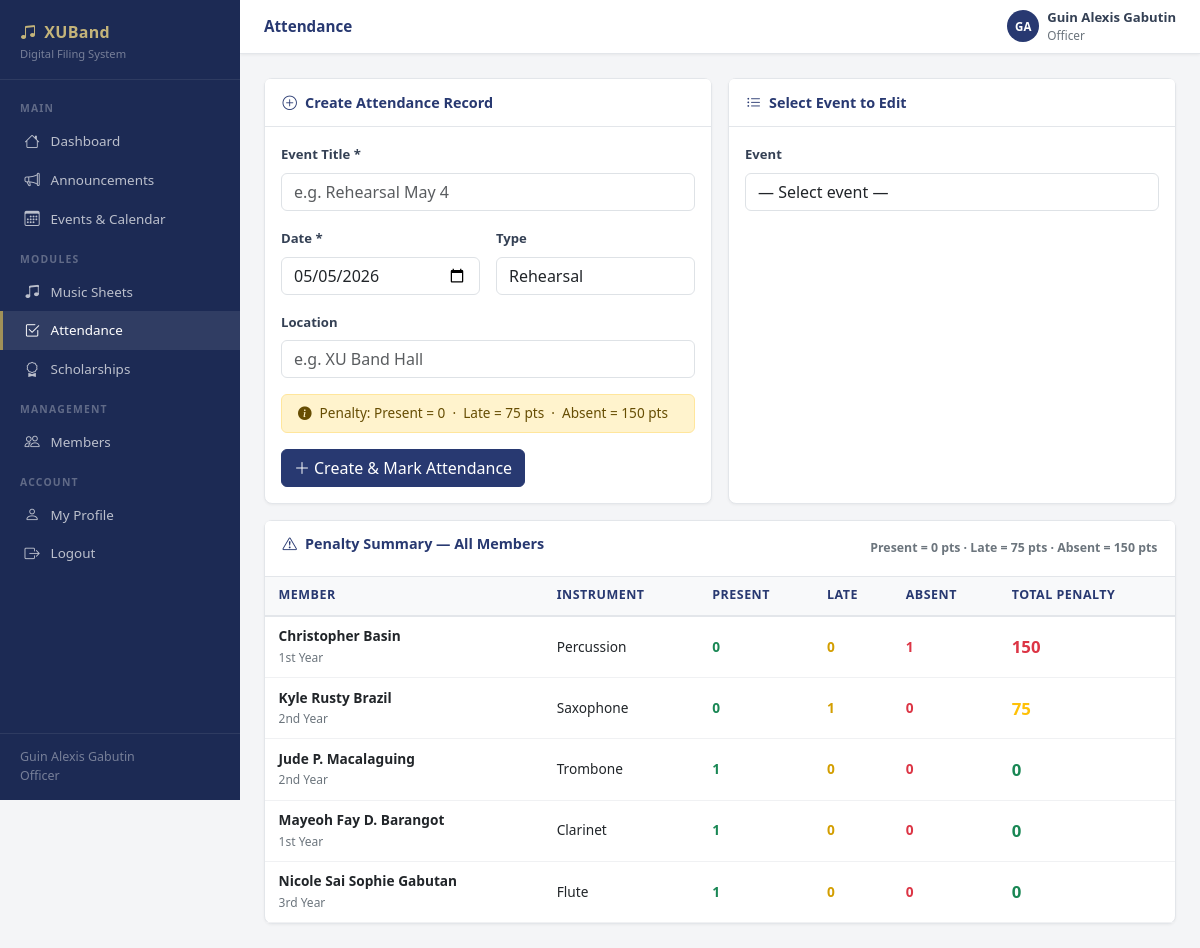
Screenshot of /attendance.php (signed in) with the database file from the repository.
### tables this page shows
CREATE TABLE IF NOT EXISTS users (
    id INT AUTO_INCREMENT PRIMARY KEY,
    name VARCHAR(100) NOT NULL,
    email VARCHAR(150) NOT NULL UNIQUE,
    password_hash VARCHAR(255) NOT NULL,
    role ENUM('moderator','officer','member') NOT NULL DEFAULT 'member',
    instrument VARCHAR(100) DEFAULT NULL,
    year_level VARCHAR(20) DEFAULT NULL,
    student_id VARCHAR(50) DEFAULT NULL,
    contact_number VARCHAR(20) DEFAULT NULL,
    status ENUM('active','inactive') NOT NULL DEFAULT 'active',
    profile_notes TEXT DEFAULT NULL,
    created_at DATETIME NOT NULL DEFAULT CURRENT_TIMESTAMP,
    updated_at DATETIME NOT NULL DEFAULT CURRENT_TIMESTAMP ON UPDATE CURRENT_TIMESTAMP
);

### includes/auth.php (called while the page is built, shortened)
<?php
require_once __DIR__ . '/db.php';
function isLoggedIn(): bool {
    return !empty($_SESSION['user_id']);
}
function currentUser(): ?array {
    return [
        'id'    => $_SESSION['user_id'],
        'name'  => $_SESSION['user_name'],
        'role'  => $_SESSION['user_role'],
        'email' => $_SESSION['user_email'],
    ];
}

### includes/db.php (called while the page is built, shortened)
<?php
function getDB(): PDO {
    static $pdo = null;
    if ($pdo === null) {
        $host = DB_HOST === 'localhost' ? '127.0.0.1' : DB_HOST;
        $dsn = 'mysql:host=' . $host . ';port=' . DB_PORT . ';dbname=' . DB_NAME . ';charset=utf8mb4';
        try {
            $pdo = new PDO($dsn, DB_USER, DB_PASS, [
                PDO::ATTR_ERRMODE            => PDO::ERRMODE_EXCEPTION,
                PDO::ATTR_DEFAULT_FETCH_MODE => PDO::FETCH_ASSOC,
                PDO::ATTR_EMULATE_PREPARES   => false,
                PDO::ATTR_TIMEOUT            => 10,
            ]);
        } catch (PDOException $e) {
            http_response_code(500);
            die(json_encode(['error' => 'Database connection failed: ' . $e->getMessage()]));
        }
    }
    return $pdo;
}
function dbQuery(string $sql, array $params = []): array {
    $stmt = getDB()->prepare($sql);
    $stmt->execute($params);
    return $stmt->fetchAll();
}

### includes/helpers.php (called while the page is built, shortened)
<?php
function h(mixed $val): string {
    return htmlspecialchars((string)$val, ENT_QUOTES | ENT_HTML5, 'UTF-8');
}
function penaltyClass(int $points): string {
    if ($points === 0)   return 'text-success';
    if ($points <= 75)   return 'text-warning';
    return 'text-danger';
}
function penaltyColor(float $points): string {
    return penaltyClass((int)$points);
}

### public/attendance.php (the view, shortened to what this page needs)
<?php
require_once __DIR__ . '/../includes/auth.php';
require_once __DIR__ . '/../includes/db.php';
require_once __DIR__ . '/../includes/helpers.php';
require_once __DIR__ . '/../includes/layout.php';
$user = currentUser();
$penaltySummary = [];
if (isOfficer()) {
    $penaltySummary = dbQuery(
        'SELECT u.id, u.name, u.instrument, u.year_level,
            COALESCE(ps.total_points,0) AS total_points,
            (SELECT COUNT(*) FROM attendance WHERE user_id=u.id AND status="present") AS presents,
            (SELECT COUNT(*) FROM attendance WHERE user_id=u.id AND status="absent")  AS absents,
            (SELECT COUNT(*) FROM attendance WHERE user_id=u.id AND status="late")    AS lates
         FROM users u
         LEFT JOIN penalty_summary ps ON ps.user_id=u.id
         WHERE u.role="member" AND u.status="active"
         ORDER BY ps.total_points DESC, u.name'
    );
}
$myPenalty = null;
?>
<?php if ($user['role'] === 'member'): ?>
<div class="stats-grid" style="grid-template-columns:repeat(4,1fr)">
  <div class="stat-card">
    <div class="stat-icon"><i class="bi bi-check2-circle"></i></div>
    <div><div class="stat-value text-green"><?= $myPenalty['presents']??0 ?></div><div class="stat-label">Present</div></div>
  </div>
  <div class="stat-card">
    <div class="stat-icon"><i class="bi bi-x-circle"></i></div>
    <div><div class="stat-value text-red"><?= $myPenalty['absents']??0 ?></div><div class="stat-label">Absent</div></div>
  </div>
  <div class="stat-card">
    <div class="stat-icon"><i class="bi bi-clock-history"></i></div>
    <div><div class="stat-value text-yellow"><?= $myPenalty['lates']??0 ?></div><div class="stat-label">Late</div></div>
  </div>
  <div class="stat-card">
    <div class="stat-icon gold"><i class="bi bi-exclamation-triangle"></i></div>
    <div>
      <div class="stat-value <?= penaltyColor((float)($myPenalty['total_points']??0)) ?>"><?= $myPenalty['total_points']??0 ?></div>
      <div class="stat-label">Total Penalty</div>
    </div>
  </div>
</div>
<div class="card">
  <div class="card-header">
    <span class="card-title"><i class="bi bi-list-check me-2"></i>My Attendance History</span>
  </div>
  <?php if (empty($myHistory)): ?>
  <div class="empty-state"><div class="empty-icon"><i class="bi bi-clipboard-x"></i></div><p>No attendance records yet.</p></div>
  <?php else: ?>
  <div class="table-wrap">
    <table>
      <thead><tr><th>Event</th><th>Date</th><th>Status</th><th>Penalty Points</th></tr></thead>
      <tbody>
        <?php foreach ($myHistory as $r): ?>
        <tr>
          <td><?= h($r['event_title']) ?></td>
          <td class="small"><?= formatDate($r['event_date']) ?></td>
          <td><?= statusBadge($r['status']) ?></td>
          <td class="<?= penaltyColor((float)$r['penalty_points']) ?> fw-bold"><?= $r['penalty_points'] ?></td>
        </tr>
        <?php endforeach; ?>
      </tbody>
    </table>
  </div>
  <?php endif; ?>
</div>
<?php else: ?>
<div class="row g-3 mb-3">
  <div class="col-md-6">
    <div class="card h-100">
      <div class="card-header">
        <span class="card-title"><i class="bi bi-plus-circle me-2"></i>Create Attendance Record</span>
      </div>
      <form method="POST">
        <div class="card-body">
          <div class="mb-3">
            <label class="form-label">Event Title *</label>
            <input name="title" class="form-control" placeholder="e.g. Rehearsal May 4" required>
          </div>
          <div class="row g-3">
            <div class="col-md-6">
              <label class="form-label">Date *</label>
              <input name="event_date" type="date" class="form-control" value="<?= date('Y-m-d') ?>" required>
            </div>
            <div class="col-md-6">
              <label class="form-label">Type</label>
              <select name="type" class="form-control">
                <option value="rehearsal">Rehearsal</option>
              </select>
            </div>
          </div>
          <div class="mt-3">
            <label class="form-label">Location</label>
            <input name="location" class="form-control" placeholder="e.g. XU Band Hall">
          </div>
          <div class="alert alert-warning d-flex align-items-center gap-2 mt-3 mb-0 py-2 small">
            <i class="bi bi-info-circle-fill"></i>
            Penalty: Present = 0 &nbsp;&middot;&nbsp; Late = 75 pts &nbsp;&middot;&nbsp; Absent = 150 pts
          </div>
        </div>
        <div class="p-3 pt-0">
          <button type="submit" class="btn btn-primary">
            <i class="bi bi-plus-lg me-1"></i>Create &amp; Mark Attendance
          </button>
        </div>
      </form>
    </div>
  </div>
  <div class="col-md-6">
    <div class="card h-100">
      <div class="card-header">
        <span class="card-title"><i class="bi bi-list-ul me-2"></i>Select Event to Edit</span>
      </div>
      <div class="card-body">
        <form method="GET">
          <label class="form-label">Event</label>
          <select name="event_id" class="form-control" onchange="this.form.submit()">
            <option value="">— Select event —</option>
          </select>
        </form>
      </div>
    </div>
  </div>
</div>
<div class="card">
  <div class="card-header d-flex justify-content-between align-items-center">
    <span class="card-title">
      <i class="bi bi-exclamation-triangle me-2"></i>Penalty Summary — All Members
    </span>
    <span class="text-muted small">Present = 0 pts &middot; Late = 75 pts &middot; Absent = 150 pts</span>
  </div>
  <div class="table-wrap">
    <table>
      <thead>
        <tr><th>Member</th><th>Instrument</th><th>Present</th><th>Late</th><th>Absent</th><th>Total Penalty</th></tr>
      </thead>
      <tbody>
        <?php foreach ($penaltySummary as $p): ?>
        <tr>
          <td>
            <strong><?= h($p['name']) ?></strong>
            <?php if($p['year_level']):?><br><span class="text-muted" style="font-size:.75rem"><?= h($p['year_level']) ?></span><?php endif; ?>
          </td>
          <td><?= h($p['instrument']??'—') ?></td>
          <td class="text-green fw-bold"><?= $p['presents'] ?></td>
          <td class="text-yellow fw-bold"><?= $p['lates'] ?></td>
          <td class="text-red fw-bold"><?= $p['absents'] ?></td>
          <td>
            <span class="fw-bold <?= penaltyColor((float)$p['total_points']) ?>" style="font-size:1.05rem">
              <?= $p['total_points'] ?>
            </span>
          </td>
        </tr>
        <?php endforeach; ?>
      </tbody>
    </table>
  </div>
</div>
<?php endif; ?>

### public/assets/css/style.css (style rules this page uses)
:root { --xu-navy: #283971; --xu-navy-dark: #1c2a54; --xu-gold: #a19158; --xu-gold-lt: #c4b47a; --sidebar-w: 240px; }
body { background: #f4f5f7; font-size: .9rem; }
.card { border: 1px solid #e3e6ea; box-shadow: 0 1px 3px rgba(0,0,0,.05); border-radius: .5rem; }
.card-header { background: #fff; border-bottom: 1px solid #e3e6ea; font-weight: 700; font-size: .88rem; padding: .8rem 1.1rem; }
.form-label { font-weight: 600; font-size: .82rem; color: #344054; }
.alert { font-size: .85rem; }
.table-wrap { overflow-x: auto; }
.table-wrap table { width: 100%; border-collapse: collapse; font-size: .855rem; }
.table-wrap thead th { background: #f8f9fa; color: var(--xu-navy); font-weight: 700; font-size: .78rem; text-transform: uppercase; letter-spacing: .5px; border-bottom: 2px solid #e3e6ea; white-space: nowrap; padding: .6rem .85rem; }
.table-wrap tbody td { padding: .6rem .85rem; border-bottom: 1px solid #f0f1f3; vertical-align: middle; }
.card-title { font-weight: 700; color: var(--xu-navy); font-size: .9rem; }
.card-header { background: #fff; border-bottom: 1px solid #e3e6ea; }
.btn-primary { background: var(--xu-navy); color: #fff; border-color: var(--xu-navy); }
.text-green { color: #198754 !important; }
.text-red { color: #dc3545 !important; }
.text-yellow { color: #d39e00 !important; }
.text-muted { color: #6c757d !important; }

### rows the page displays
users: name "Christopher Basin", year_level "1st Year", instrument "Percussion", presents "0", lates "0", absents "1", total_points "150"
users: name "Kyle Rusty Brazil", year_level "2nd Year", instrument "Saxophone", presents "0", lates "1", absents "0", total_points "75"
users: name "Jude P. Macalaguing", year_level "2nd Year", instrument "Trombone", presents "1", lates "0", absents "0", total_points "0"
users: name "Mayeoh Fay D. Barangot", year_level "1st Year", instrument "Clarinet", presents "1", lates "0", absents "0", total_points "0"
users: name "Nicole Sai Sophie Gabutan", year_level "3rd Year", instrument "Flute", presents "1", lates "0", absents "0", total_points "0"

### other values shown
$user['name'] "Guin Alexis Gabutin"
$role "Officer"
$title "Attendance"
$initials "GA"
